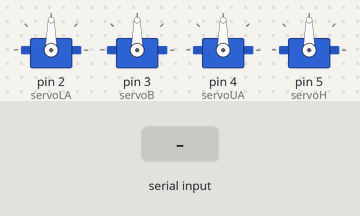
The sketch below on a simulated Arduino Uno, built with avr-gcc and run on an emulated ATmega328P. Parts: 4 × servo. The test bench sets the inputs (shaded band).

Above: at 1.2 s.
1.3 s: byte 1 (1) received over Serial
At 1.7 s:
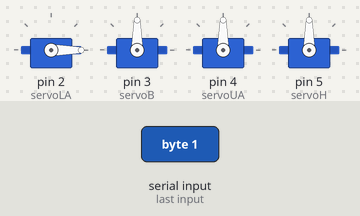
2.8 s: byte 2 (2) received over Serial
At 4.0 s:
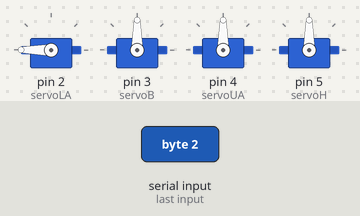
4.3 s: byte 3 (3) received over Serial
At 5.2 s:
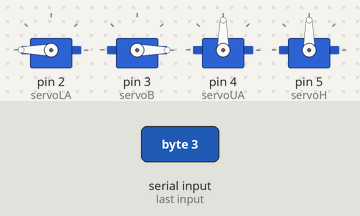
5.8 s: byte 4 (4) received over Serial
At 6.4 s:
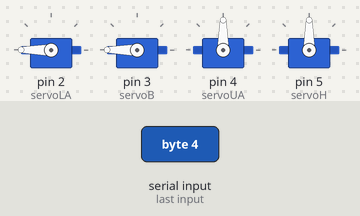
7.3 s: byte 5 (5) received over Serial
At 8.5 s:
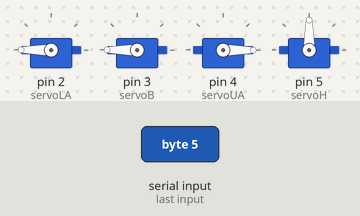
8.8 s: byte 6 (6) received over Serial
At 9.9 s:
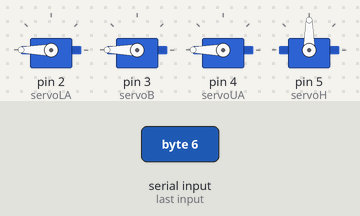
Timing chart, 0 to 11.3 s (numbered marks = the images above; inputs shaded):
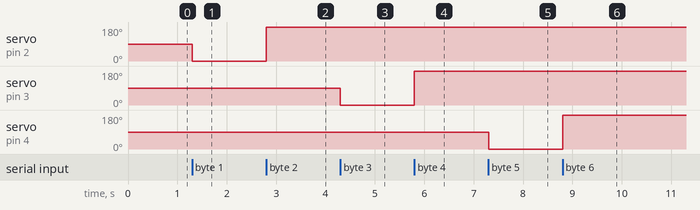

The sketch:

WekinatedRobotArm_V2.ino
```cpp
/*
   Wekinated Robot Arm

   Listens for serial messages and controls the Robot Arm
   according to the message received from Wekinator and communicated by Processing.

   To be used with the Processing sketch
   processing_osc_to_arduino.pde

   Written by Sruthi Gopinathan, Wesley Nelson, and Sonali Patel in 2026
*/

//Servo library
#include <Servo.h>

//creates 4 servo objects to control the 4 servos within the robot arm
Servo servoLA;  // lower arm
Servo servoB;   // bottom (base)
Servo servoUA;  // upper arm
Servo servoH;   // head

// initial variable used servo class
int servoCode = -1;

void setup() {
  Serial.begin(9600);  // initialise the serial communication

  servoLA.attach(2); // white   // LOWER ARM
  servoB.attach(3);  // green  // BOTTOM
  servoUA.attach(4); // blue   // UPPER ARM
  servoH.attach(5);  // purple // HEAD
}

void loop() {
  // wait for a message to arrive
  if (Serial.available()) {
    // save the message when it arrives
    servoCode = Serial.read();
  }

  switch (servoCode) {
    case 1:
      //when input is class 1, LA moves to 0 position
      servoLA.write(0);
      break;
    case 2:
      //when input is class 2, LA moves to 180 position
      servoLA.write(180);
      break;
    case 3:
      //when input is class 3, B moves to 0 position
      servoB.write(0);
      break;
    case 4:
      //when input is class 4, B moves to 180 position
      servoB.write(180);
      break;
    case 5:
      //when input is class 5, UA moves to 0 position
      servoUA.write(0);
      break;
    case 6:
      //when input is class 6, UA moves to 180 position
      servoUA.write(180);
      break;
    case 7:
      //when input is class 7, H moves to 0 position
      servoH.write(0);
      break;
    case 8:
      //when input is class 8, H moves to 180 position
      servoH.write(180);
      break;
    case 9:
      //when input is class 9, all servos move to 90 position
      servoUA.write(90);
      servoLA.write(90);
      servoB.write(90);
      servoH.write(90);
      break;
    default:
      //if class is not found, default class is run and servos still move to 90 position (like class 9)
      servoUA.write(90);
      servoLA.write(90);
      servoB.write(90);
      servoH.write(90);
      break;
  }

}
```

Measured:
- after the input at 1.3 s, servo on pin 2 (servoLA): 90° → 0° at once
- after the input at 2.8 s, servo on pin 2 (servoLA): 0° → 180° at once
- after the input at 4.3 s, servo on pin 3 (servoB): 90° → 0° at once
- after the input at 5.8 s, servo on pin 3 (servoB): 0° → 180° at once
- after the input at 7.3 s, servo on pin 4 (servoUA): 90° → 0° at once
- after the input at 8.8 s, servo on pin 4 (servoUA): 0° → 180° at once
